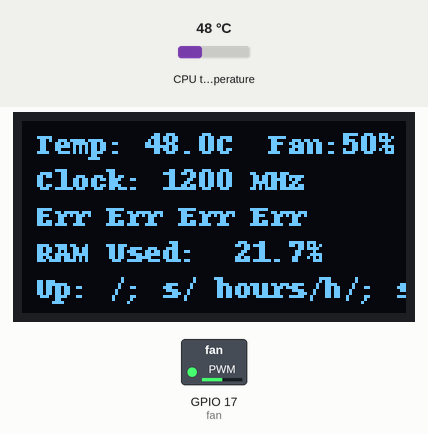
Bench run of a program on a simulated Raspberry Pi (BCM pin numbers). On the bench: 128×64 one-colour display, switched loads named in the program (green lamp = pin HIGH). Inputs (shaded band) come from the test bench; at power-on: CPU temperature 48 °C. System figures (address, load, memory, disk, uptime) are fixed made-up values; files that are not in the repository are absent.

Above: at 1.8 s.
1.9 s: CPU temperature set to 58 °C
At 5.0 s:
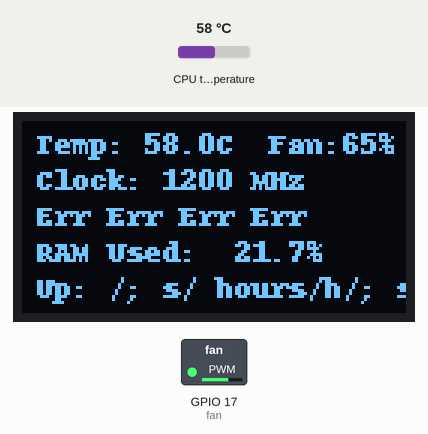
5.7 s: CPU temperature set to 44 °C
At 7.3 s:
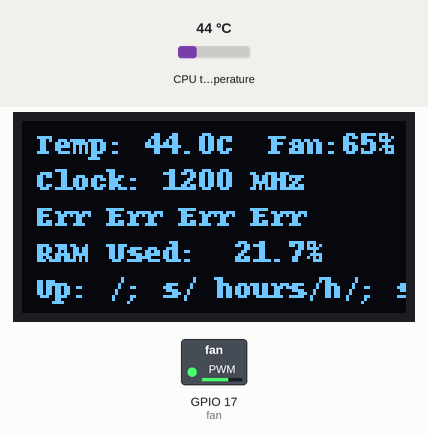
9.0 s: CPU temperature set to 71 °C
At 14.6 s:
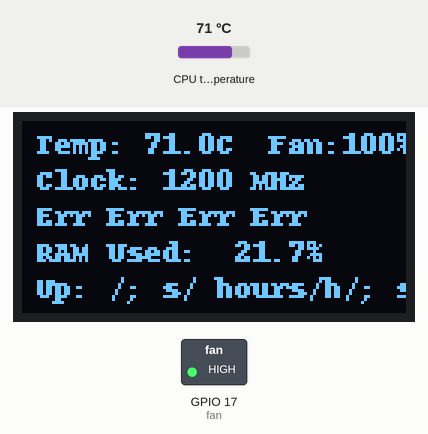
Timing chart, 0 to 16.1 s (numbered marks = the images above; inputs shaded):
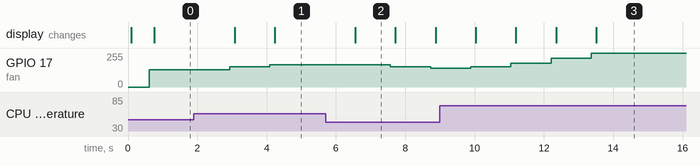

The program:

cpu-monitor-fan-control.py
```python
from luma.core.interface.serial import i2c
from luma.core.render import canvas
from luma.oled.device import ssd1306
from gpiozero import PWMOutputDevice
import time
import subprocess
import os

# 1. ตั้งค่าจอ OLED
serial = i2c(port=1, address=0x3C)
device = ssd1306(serial, width=128, height=64)

# 2. ตั้งค่าพัดลม (GPIO 17)
# frequency=100 คือความถี่สัญญาณ PWM (ปรับได้ตามรุ่นพัดลม)
fan = PWMOutputDevice(17, active_high=True, frequency=100)


def get_cpu_temp_float():
    """ดึงอุณหภูมิเป็นตัวเลข float เพื่อใช้คำนวณพัดลม"""
    try:
        temp = os.popen('vcgencmd measure_temp').readline()
        return float(temp.replace("temp=", "").replace("'C\n", ""))
    except:
        return 40.0


def get_cpu_clock():
    cmd = "vcgencmd measure_clock arm | awk -F'=' '{printf \"%.0f MHz\", $2/1000000}'"
    return subprocess.check_output(cmd, shell=True).decode("utf-8").strip()


last_idle = [0] * 4
last_total = [0] * 4


def get_cores_load():
    global last_idle, last_total
    current_loads = []
    try:
        with open('/proc/stat', 'r') as f:
            lines = f.readlines()[1:5]
        for i, line in enumerate(lines):
            fields = [float(column) for column in line.strip().split()[1:]]
            idle, total = fields[3], sum(fields)
            diff_idle, diff_total = idle - last_idle[i], total - last_total[i]
            usage = 100 * (1 - (diff_idle / diff_total)
                           ) if diff_total != 0 else 0
            last_idle[i], last_total[i] = idle, total
            current_loads.append(f"{int(usage)}%")
        return "  ".join(current_loads)
    except:
        return "Err Err Err Err"


def get_ram_usage():
    cmd = "free -m | awk 'NR==2{printf \"%.1f%%\", $3*100/$2 }'"
    return subprocess.check_output(cmd, shell=True).decode("utf-8").strip()


def get_uptime():
    cmd = "uptime -p | sed 's/up //; s/ hours/h/; s/ minutes/m/; s/ hour/h/; s/ minute/m/'"
    return subprocess.check_output(cmd, shell=True).decode("utf-8").strip()

# ฟังก์ชันคำนวณความเร็วพัดลม (Smart Fan)


# เพิ่มตัวแปรเก็บประวัติอุณหภูมิไว้บนสุดของไฟล์ (นอก loop)
# นำค่าอุณหภูมิ 5 ครั้งล่าสุดมาหาค่าเฉลี่ย เพื่อไม่ให้พัดลมตกใจเวลา CPU ดีดตัวขึ้นชั่วคราว(Spike)
# บังคับให้มันขยับทีละ 5% หรือ 10% เท่านั้น พัดลมจะนิ่งขึ้นมาก
temp_history = []


def control_fan(temp):
    global temp_history

    # 1. เก็บค่าอุณหภูมิลงใน List (เก็บไว้ 5 ค่าล่าสุด)
    temp_history.append(temp)
    if len(temp_history) > 5:
        temp_history.pop(0)

    # 2. หาค่าเฉลี่ยอุณหภูมิ เพื่อความนิ่ง
    avg_temp = sum(temp_history) / len(temp_history)

    # 3. คำนวณความเร็วตามช่วง
    if avg_temp < 45:
        speed = 0.4
    elif avg_temp < 65:
        speed = 0.4 + (0.6 * (avg_temp - 45) / (65 - 45))
        # เช่น 55C = 0.4 + 0.6*(10/20) = 0.7 (70%)
    else:
        speed = 1.0

    # 4. ปัดเศษให้ขยับทีละ 5% (0.05) เพื่อไม่ให้ความถี่เสียงเปลี่ยนบ่อยเกินไป
    stable_speed = round(speed * 20) / 20

    fan.value = stable_speed
    return int(stable_speed * 100)


try:
    get_cores_load()
    time.sleep(0.5)

    while True:
        # อ่านค่าอุณหภูมิ
        current_temp = get_cpu_temp_float()

        # ควบคุมพัดลมและรับค่า % ความเร็วมาโชว์บนจอ
        fan_speed = control_fan(current_temp)

        # อ่านค่าอื่นๆ
        f = get_cpu_clock()  # 1500 MHz - คงที่
        c = get_cores_load()
        r = get_ram_usage()
        u = get_uptime()

        with canvas(device) as draw:
            # บรรทัดที่ 1: อุณหภูมิ + % พัดลม
            draw.text(
                (5, 2),  f"Temp: {current_temp}C  Fan:{fan_speed}%", fill="white")
            # บรรทัดที่ 2: ความเร็วคล็อก คือ
            draw.text((5, 14), f"Clock: {f}", fill="white")
            # บรรทัดที่ 3: CPU 4 Cores
            draw.text((5, 26), f"{c}", fill="white")
            # บรรทัดที่ 4: RAM
            draw.text((5, 38), f"RAM Used:  {r}", fill="white")
            # บรรทัดที่ 5: Uptime
            draw.text((5, 50), f"Up: {u}", fill="white")

        time.sleep(1)

except KeyboardInterrupt:
    fan.off()  # ปิดพัดลมเมื่อเลิกใช้
    device.clear()
```

Measured:
- after the input at 1.9 s, GPIO 17 (fan): 128/255 → 153/255 after 1.0 s, → 166/255 1.2 s later; the display: first changes after 1.2 s (image 1 shows a later state)
